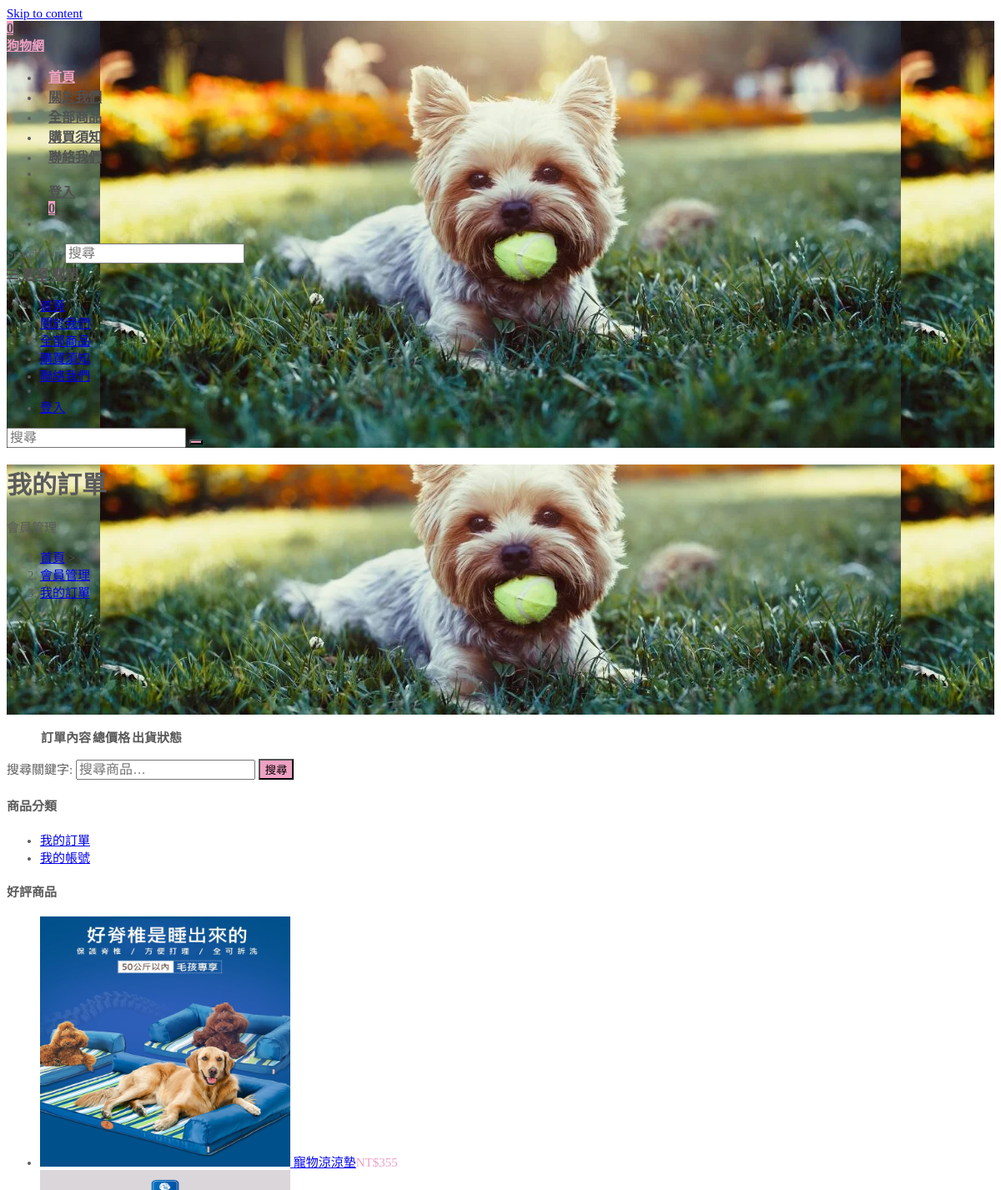
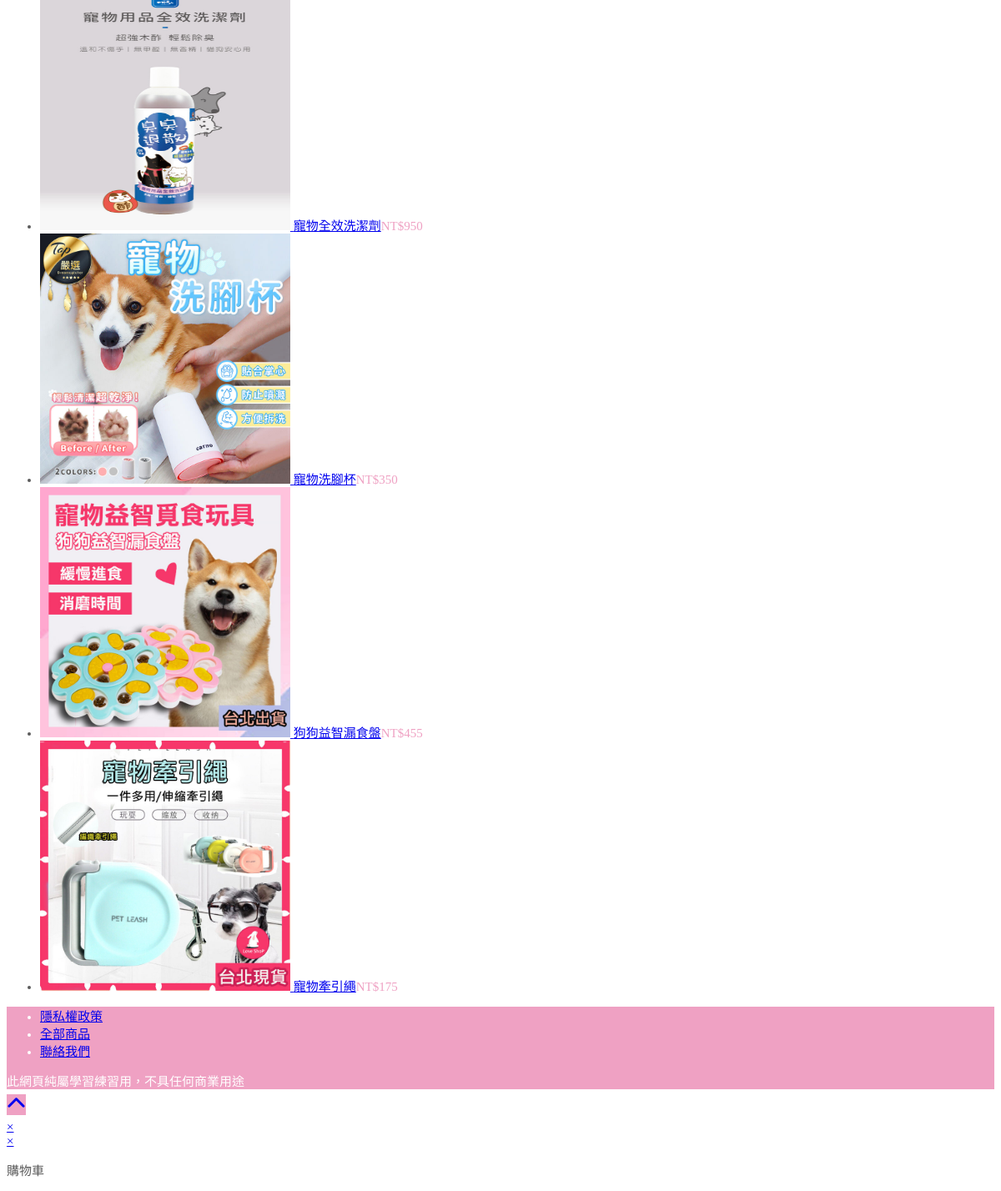
The page /member.php on the database its author committed (2 pictures, top to bottom).
### tables this page shows
CREATE TABLE `product` (
  `number` int(11) NOT NULL,
  `name` varchar(20) NOT NULL,
  `price` int(11) NOT NULL,
  `classify` varchar(20) NOT NULL,
  `kind1` varchar(20) NOT NULL,
  `kind2` varchar(20) NOT NULL,
  `image` varchar(16) NOT NULL,
  `picture1` varchar(16) NOT NULL,
  `picture2` varchar(16) NOT NULL,
  `picture3` varchar(16) NOT NULL,
  `picture4` varchar(16) NOT NULL,
  `picture5` varchar(16) NOT NULL,
  `sales` int(11) NOT NULL
);

### member.php (the view, shortened to what this page needs)
<?php
    include("link_sql.php");
    mysqli_query($link, 'SET CHARACTER SET utf8');
    mysqli_query($link, "SET collation_connection = 'utf8_unicode_ci'");
    $sql="SELECT * FROM product order by sales desc";
    $state="";
    if ($result = mysqli_query($link, $sql)) {
        $hot="";
        for($i=0;$i<5;$i++)
        {
            $row = mysqli_fetch_assoc($result);
            $hot .='<li><a href="product.php?number='.$row["number"].'"><img width="300" height="300" src="images/'.$row["picture1"].'" class="attachment-woocommerce_thumbnail size-woocommerce_thumbnail" alt="" loading="lazy" srcset="" sizes="(max-width: 300px) 100vw, 300px" /> <span class="product-title">'.$row["name"].'</span></a><span class="woocommerce-Price-amount amount"><bdi><span class="woocommerce-Price-currencySymbol">&#78;&#84;&#36;</span>'.$row["price"].'</bdi></span></li>';
        }
    }
    if(isset($_POST['account']))
    {
        $state="我的帳號";
        $user = $_POST['account'];
        $pass = $_POST['password'];
        $mail = $_POST['email'];
        $id_num = $_POST['id_number'];
        $sex = $_POST['gender'];
        $sql="SELECT * FROM member where account ='".$_SESSION['name']."'";
        if ($result = mysqli_query($link, $sql)) {
            while($row = mysqli_fetch_assoc($result))
            {
                if($user=="") $user=$row['account'];
                if($pass=="") $passs=$row['password'];
                if($mail=="") $mail=$row['email'];
                if($id_num=="") $id_num=$row['id_number'];
                if($sex=="") $sex=$row['gender'];
            }
            mysqli_free_result($result);
        }
        if($user != $_SESSION['name'])
        {
            $sql="UPDATE cart SET username='".$user."' WHERE username='".$_SESSION['name']."'";
            $update = mysqli_query($link, $sql) or die("error");
            $sql="UPDATE userorder SET username='".$user."' WHERE username='".$_SESSION['name']."'";
            $update = mysqli_query($link, $sql) or die("error");
        }
                $sql="UPDATE member SET account='".$user."', password='".$pass."',email='".$mail."',id_number='".$id_num."',gender='".$sex."' WHERE account='".$_SESSION['name']."'";
                $_SESSION['name']=$user;
                $update = mysqli_query($link, $sql) or die("error");
    }
    else if(!isset($_GET['page']))
    {
        $state="我的訂單";
    }
    $rows="";
    if($state=="我的訂單")
    {
        $rows.='<thead><tr><th class="product-name">訂單內容</th><th class="product-price">總價格</th><th class="product-quantity">出貨狀態</th><th class="product-subtotal"></th></tr></thead><tbody>';
        $rows.='</tbody>';
    }
?>
<!DOCTYPE html>
<html class="html" lang="zh-TW">
<head>
    <?php include("link.php");?>
</head>
<body class="archive post-type-archive post-type-archive-product wp-embed-responsive theme-oceanwp no-isotope no-lightbox no-fitvids no-scroll-top no-sidr no-carousel no-matchheight woocommerce woocommerce-page woocommerce-no-js oceanwp-theme dropdown-mobile no-header-border default-breakpoint has-sidebar content-left-sidebar page-with-background-title has-breadcrumbs has-blog-grid has-grid-list account-original-style elementor-default elementor-kit-598"
    itemscope="itemscope" itemtype="https://schema.org/WebPage">
    <div id="outer-wrap" class="site clr">
        <a class="skip-link screen-reader-text" href="#main">Skip to content</a>
        <div id="wrap" class="clr">
            <?php include("header.php")?>
            <main id="main" class="site-main clr" role="main">
                <header class="page-header background-image-page-header">
                    <div class="container clr page-header-inner">
                        <h1 class="page-header-title clr" itemprop="headline"><?php echo $state; ?></h1>
                        <div class="clr page-subheading">
                            會員管理 </div>
                        <nav aria-label="Breadcrumbs" class="site-breadcrumbs clr position-" itemprop="breadcrumb">
                            <ol class="trail-items" itemscope itemtype="http://schema.org/BreadcrumbList">
                                <li class="trail-item trail-begin" itemprop="itemListElement" itemscope itemtype="https://schema.org/ListItem"><a href="index.php" rel="home" aria-label="首頁" itemtype="https://schema.org/Thing" itemprop="item"><span itemprop="name"><span class="icon-home" aria-hidden="true"></span><span class="breadcrumb-home has-icon">首頁</span></span></a>
                                    <span class="breadcrumb-sep">></span>
                                </li>
                                <li class="trail-item" itemprop="itemListElement" itemscope itemtype="https://schema.org/ListItem"><a href="member.php" itemtype="https://schema.org/Thing" itemprop="item"><span itemprop="name">會員管理</span></a>
                                    <span class="breadcrumb-sep">></span>
                                </li>
                                <li class="trail-item trail-end" itemprop="itemListElement" itemscope itemtype="https://schema.org/ListItem"><a href="member.php?page=<?php echo $state; ?>" itemtype="https://schema.org/Thing" itemprop="item"><span itemprop="name"><?php echo $state; ?></span></a>
                            </ol>
                        </nav>
                    </div>
                </header>
                <div id="content-wrap" class="container clr">
                    <div id="primary" class="content-area clr">
                        <div id="content" class="clr site-content">
                            <article class="entry-content entry clr">
                                <ul class="products oceanwp-row clr grid">
                                <form class="woocommerce-cart-form" action="member.php?page=<?php echo $state;?>" method="POST" id="form1" name="form1">
                                    <table class="shop_table shop_table_responsive cart woocommerce-cart-form__contents" cellspacing="0">
                                            <?php echo $rows;?>
                                    </table>
                                </form>
                                </ul>
                            </article>
                        </div>
                    </div>
                    <aside id="right-sidebar" class="sidebar-container widget-area sidebar-primary" itemscope="itemscope" itemtype="https://schema.org/WPSideBar" role="complementary" aria-label="Primary Sidebar">
                        <div id="right-sidebar-inner" class="clr">
                            <div id="woocommerce_product_search-2" class="sidebar-box woocommerce widget_product_search clr">
                                <form role="search" method="get" class="woocommerce-product-search" action="search.php">
                                    <label class="screen-reader-text" for="woocommerce-product-search-field-0">搜尋關鍵字:</label>
                                    <input type="search" id="woocommerce-product-search-field-0" class="search-field" placeholder="搜尋商品&hellip;" value="" name="text" />
                                    <button type="submit" value="搜尋">搜尋</button>
                                </form>
                            </div>
                            <div id="woocommerce_product_categories-2" class="sidebar-box woocommerce widget_product_categories clr">
                                <h4 class="widget-title">商品分類</h4>
                                <ul class="product-categories">
                                    <li class="cat-item cat-item-31 <?php if($state=="我的訂單")echo 'current-cat';?>"><a href="member.php?page=<?php echo "我的訂單"; ?>">我的訂單</a></li>
                                    <li class="cat-item cat-item-35 <?php if($state=="我的帳號")echo 'current-cat';?>"><a href="member.php?page=<?php echo "我的帳號"; ?>">我的帳號</a></li>
                                </ul>
                            </div>
                            <div id="woocommerce_top_rated_products-2" class="sidebar-box woocommerce widget_top_rated_products clr">
                                <h4 class="widget-title">好評商品</h4>
                                <ul class="product_list_widget">
                                    <?php echo $hot;?>
                                </ul>
                            </div>
                        </div>
                    </aside>
                </div>
            </main>
            <?php include("footer.php") ?>
        </div>
    </div>
    <a id="scroll-top" class="scroll-top-left" href="#"><span class="fa fa-chevron-up" aria-label="Scroll to the top of the page"></span></a>
    <?php include('link2.php');?>
</body>
</html>

### css/whole.css (style rules this page uses)
.page-header { background-image: url(../images/doggy.jpg ) !important; background-position: center center; height: 300px }
.woocommerce div.product div.images .open-image, .wcmenucart-details.count, .woocommerce-message a, .woocommerce-error a, .woocommerce-info a, .woocommerce .widget_price_filter .ui-slider .ui-slider-handle, .woocommerce .widget_price_filter .ui-slider .ui-slider-range, .owp-product-nav li a.owp-nav-link:hover, .woocommerce div.product.owp-tabs-layout-vertical .woocommerce-tabs ul.tabs li a:after, .woocommerce .widget_product_categories li.current-cat>a~.count, .woocommerce .widget_product_categories li.current-cat>a:before, .woocommerce .widget_layered_nav li.chosen a~.count, .woocommerce .widget_layered_nav li.chosen a:before, #owp-checkout-timeline .active .timeline-wrapper, .bag-style:hover .wcmenucart-cart-icon .wcmenucart-count, .show-cart .wcmenucart-cart-icon .wcmenucart-count, .woocommerce ul.products li.product:not(.product-category) .image-wrap .button, input[type="button"], input[type="reset"], input[type="submit"], button[type="submit"], .button, #site-navigation-wrap .dropdown-menu>li.btn>a>span, .thumbnail:hover i, .post-quote-content, .omw-modal .omw-close-modal, body .contact-info-widget.big-icons li:hover i, body div.wpforms-container-full .wpforms-form input[type=submit], body div.wpforms-container-full .wpforms-form button[type=submit], body div.wpforms-container-full .wpforms-form .wpforms-page-button { background-color: #efa1c3 }
.woocommerce .widget_product_categories li.current-cat>a:before { border-color: #efa1c3 }
.widget-title { border-color: #efa1c3 }
#scroll-top { width: 37px; height: 37px; line-height: 37px }
#scroll-top { font-size: 23px }
#scroll-top { background-color: #efa1c3 }
form input[type="text"], form input[type="password"], form input[type="email"], form input[type="url"], form input[type="date"], form input[type="month"], form input[type="time"], form input[type="datetime"], form input[type="datetime-local"], form input[type="week"], form input[type="number"], form input[type="search"], form input[type="tel"], form input[type="color"], form select, form textarea { font-size: 16px }
.price, .amount { color: #efa1c3 }
body { font-family: 微軟正黑體; font-size: 15px; color: #5b5b5b }

### rows shown on the page
product: picture1 (picture), name "寵物涼涼墊", price "355"
product: picture1 (picture), name "寵物全效洗潔劑", price "950"
product: picture1 (picture), name "寵物洗腳杯", price "350"
product: picture1 (picture), name "狗狗益智漏食盤", price "455"
product: picture1 (picture), name "寵物牽引繩", price "175"

### other values the page prints
$cnt "0"
$state "我的訂單"
